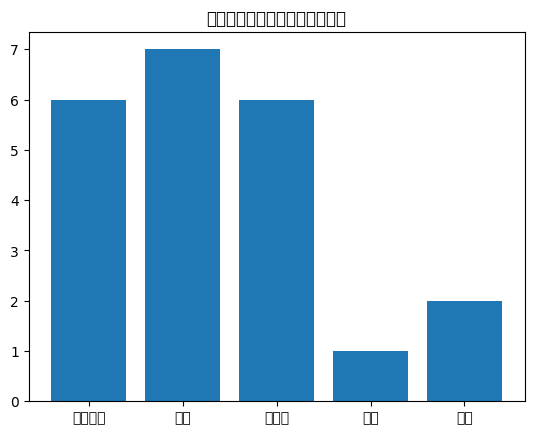

The Python source for this figure:
import matplotlib.pyplot as plt

# 这两行代码解决 plt 中文显示的问题
plt.rcParams['font.sans-serif'] = ['SimHei']
plt.rcParams['axes.unicode_minus'] = False

waters = ('碳酸饮料', '绿茶', '矿泉水', '果汁', '其他')
buy_number = [6, 7, 6, 1, 2]

plt.bar(waters, buy_number)
plt.title('男性购买饮用水情况的调查结果')
plt.savefig("竖向条形图.png",bbox_inches="tight")
plt.show()